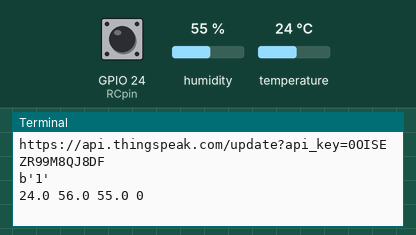
This program was run on a simulated Raspberry Pi (BCM pin numbers). Shown: the last lines printed to the terminal. Inputs (shaded band) come from the test bench; at power-on: humidity 55 %, GPIO 24 (RCpin) LOW, temperature 24 °C. Requests to the public web service named in the program get a made-up reply in its usual format after 0.4 s (London, UTC, broken clouds, 64 % humidity, 1013 hPa unless stated).

Above: at 1.2 s.
1.3 s: humidity set to 22 %
13.6 s: GPIO 24 (RCpin) pulled HIGH for 3 s
At 18.2 s:
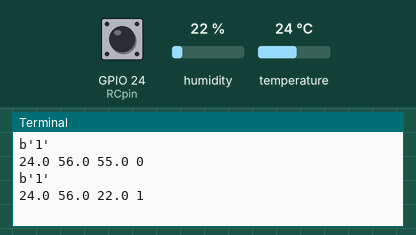
25.9 s: temperature set to 12 °C
At 33.6 s:
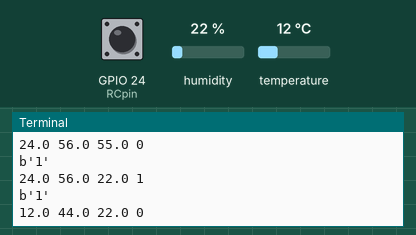
38.2 s: humidity set to 40 %
At 49.1 s:
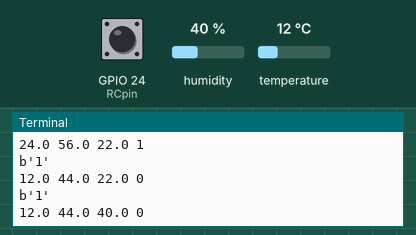
Timing chart, 0 to 50.6 s (numbered marks = the images above; inputs shaded):
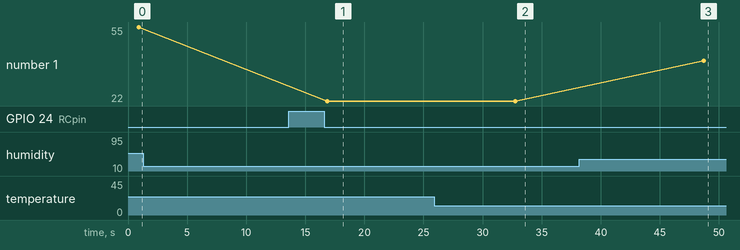

Measured:
- after the input at 13.6 s, the terminal: prints a new line after 3.3 s (image 1)
- after the input at 25.9 s, the terminal: prints a new line after 6.9 s (image 2)
- after the input at 38.2 s, the terminal: prints a new line after 10.5 s (image 3)
- plotted number 1: 22 → 40 after the input at 38.2 s

The program:

tem_1.py
```python
# Import all the libraries we need to run
import sys
import RPi.GPIO as GPIO
import os
from time import sleep
import Adafruit_DHT
import urllib2


DEBUG = 1
# Setup the pins we are connect to
RCpin = 24
DHTpin =23

#Setup our API and delay
myAPI = "0OISEZR99M8QJ8DF"
myDelay = 15 #how many seconds between posting data

GPIO.setmode(GPIO.BCM)
GPIO.setup(RCpin, GPIO.IN, pull_up_down=GPIO.PUD_DOWN)


def getSensorData():
    RHW, TW = Adafruit_DHT.read_retry(Adafruit_DHT.DHT11, DHTpin)

    #Convert from Celius to Farenheit
    TWF = 9/5*TW+32

    # return dict
    return (str(RHW), str(TW),str(TWF))

def RCtime(RCpin):
    LT = 0

    if (GPIO.input(RCpin) == True):
        LT += 1
    return (str(LT))

# main() function
def main():

    print 'starting...'

baseURL = 'https://api.thingspeak.com/update?api_key=%s' % myAPI
print baseURL

while True:
        try:
            RHW, TW, TWF = getSensorData()
            LT = RCtime(RCpin)
            f = urllib2.urlopen(baseURL +
                                "&field1=%s&field2=%s&field3=%s" % (TW, TWF, RHW)+
                                "&field4=%s" % (LT))
            print f.read()
            print TW + " " + TWF+ " " + RHW + " " + LT
            f.close()


            sleep(int(myDelay))
        except:
            print 'exiting.'
            break

# call main
if __name__ == '__main__':
    main()
baseURL= 'https://api.thingspeak.com/update?api_key=%s' % myAPI
print baseURL

while True:
        try:
            RHW, TW, TWF = getSensorData()
            LT = RCtime(RCpin)
            f = urllib2.urlopen(baseURL +
                                "&field1=%s&field2=%s&field3=%s" % (TW, TWF, RHW)+
                                "&field4=%s" % (LT))
            print f.read()
            print TW + " " + TWF+ " " + RHW + " " + LT
            f.close()


            sleep(int(myDelay))
        except:
            print 'exiting.'
            break

# call main
if __name__ == '__main__':
    main()

if __name__ == '__main__':
    main()
baseURL= 'https://api.thingspeak.com/update?api_key=%s' % myAPI
print baseURL

while True:
        try:
            RHW, TW, TWF = getSensorData()
            LT = RCtime(RCpin)
            f = urllib2.urlopen(baseURL +
                                "&field1=%s&field2=%s&field3=%s" % (TW, TWF, RHW)+
                                "&field4=%s" % (LT))
            print f.read()
            print TW + " " + TWF+ " " + RHW + " " + LT
            f.close()


            sleep(int(myDelay))
        except:
            print 'exiting.'
            break

# call main
if __name__ == '__main__':
    main()
```
